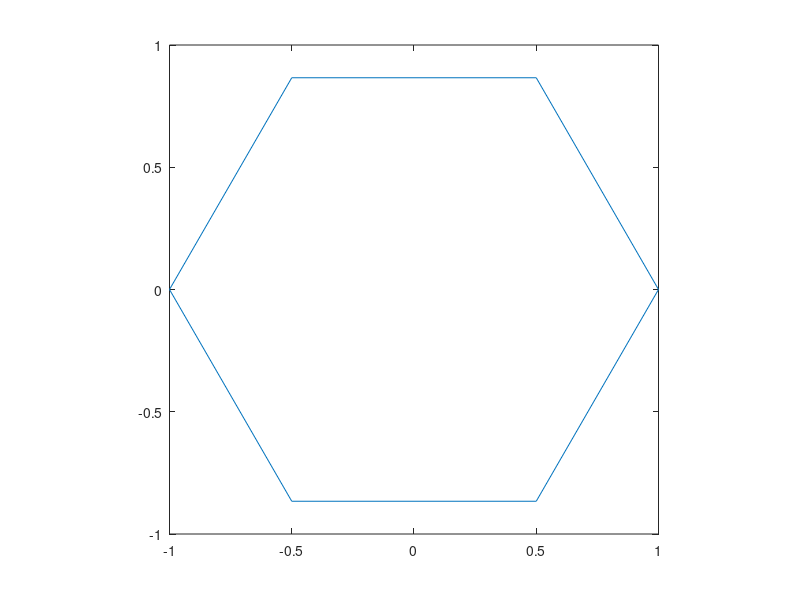

Write the MATLAB code that produced this figure. (Note: this script raises an error after producing the figure.)
clear
clc
close all

% 1) 
angle = 0:60:360; % nebo 0:pi/3:2*pi a pouzit obyc sin/cos
x = cosd(angle);
y = sind(angle);
plot(x,y)
axis square

% 2) Funkce na konci file
% 3)
x = -5:.05:5;

% a)
figure('Name', 'Průběhy funkce f(x,y) v jenom grafu')
plot(x, f(x), x, f(x, 1), x , f(x, 2))
title('Graf funkce f(x,y)')
legend('f(x)','f(x,1)', 'f(x,2)', 'Location', 'best')
xlabel('x')
ylabel('y')

% b) Velikost souboru (PDF < JPG < BMP), kvalita (podle me) nejlepsi v PDF
figure('Name', 'Průběhy funkce f(x,y) s použitím subplot()')

ax1 = subplot(3, 1, 1);
plot(x, f(x), 'Color', 'r')
title('Graf funkce f(x)')
legend('y = xe^{-x^2} + tanh(0)', 'Location', 'southeast')
xlabel('x')
ylabel('y')

ax2 = subplot(3, 1, 2);
plot(x, f(x, 1), 'Color', 'g')
title('Graf funkce f(x,1)')
legend('y = xe^{-x^2 - 1} + tanh(1)', 'Location', 'southeast')
xlabel('x')
ylabel('y')

ax3 = subplot(3, 1, 3);
plot(x, f(x, 2), 'Color', 'b')
title('Graf funkce f(x,2)')
legend('y = xe^{-x^2 - 4} + tanh(2)', 'Location', 'southeast')
xlabel('x')
ylabel('y')

linkaxes([ax1, ax2, ax3], 'x')

% 4)
x = -5:.1:5;
y = -6:.2:6;
y(length(x)) = 0;

figure
[x, y] = meshgrid(-5:0.1:5 ,-6:0.2:6);
z = f(x,y);
mesh(x,y,z)
xlabel('x')
ylabel('y')
zlabel('z')

function z = f(x, y)
    if nargin < 2 
        y = 0; end
    z = x.*exp(1).^(-x.^2-y.^2) + tanh(x.*y);
end
